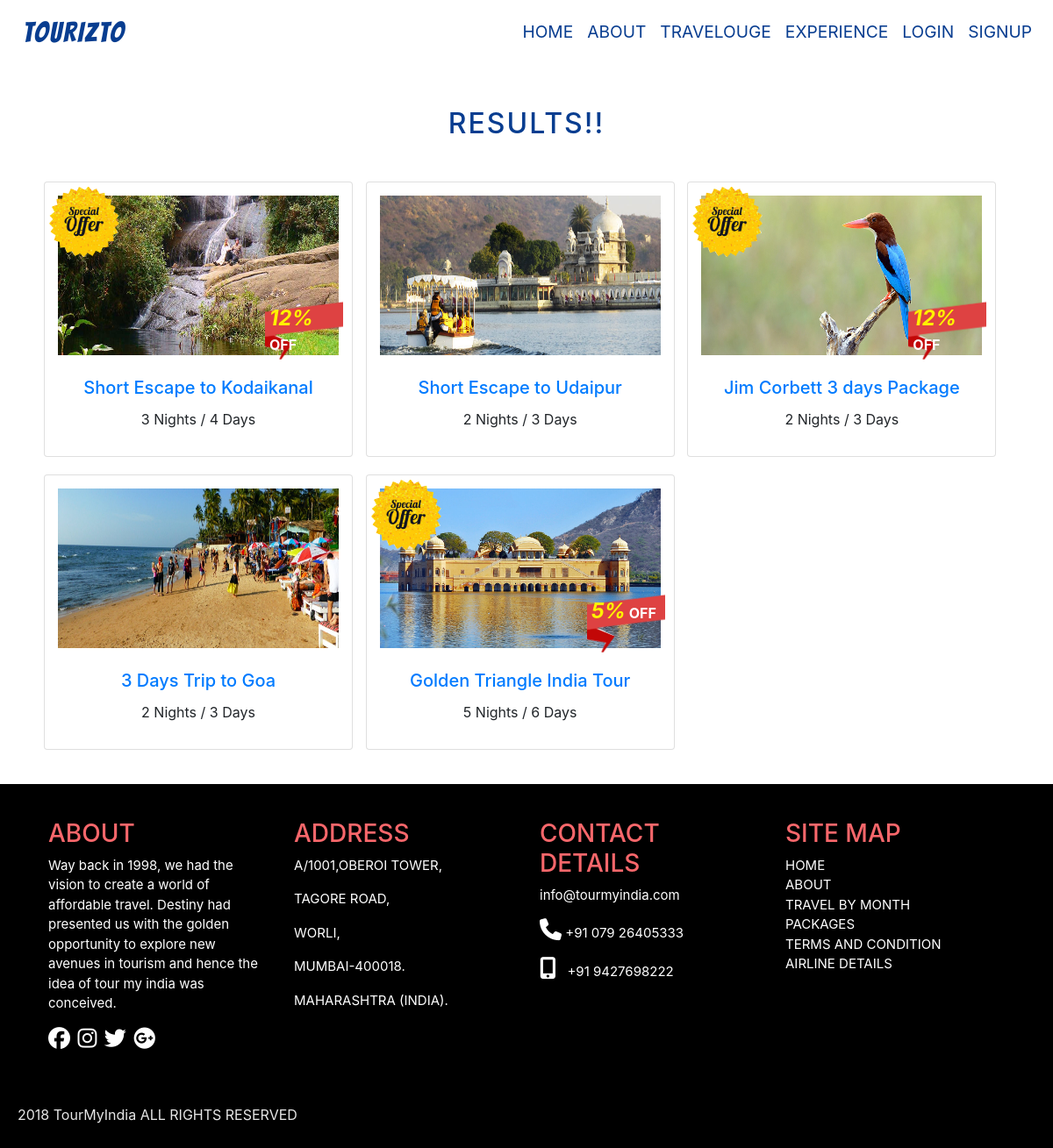
Page /Results/ on the committed database.
### TouriztoApp/models.py (models this page shows, shortened)
class Destination(models.Model):
    name = models.CharField(max_length=200, unique=True)
    state = models.CharField(max_length=100)
    duration = models.CharField(max_length=200)
    tagline = models.CharField(max_length=500)
    abstract = models.CharField(max_length=500)
    description = models.TextField()
    image = models.ImageField(upload_to='pics')
    price = models.IntegerField()
    offer = models.BooleanField(default=False)
    discount = models.IntegerField(default=0)
    highlights = models.TextField()
    itenary_titles = models.TextField()
    itenary = models.TextField()
    likes = models.ManyToManyField(User, related_name='likes', blank=True)

### TouriztoApp/views.py (the view)
# urls.py: path('Results/', views.search, name='search'),
def search(request):
    query = request.GET.get('q')
    if query:
        dests = Destination.objects.filter(Q(name__icontains=query) | Q(tagline__icontains=query) | Q(state__icontains=query) | Q(description__icontains=query) | Q(duration__icontains=query) | Q(itenary__icontains=query))
        print(dests)
    else:
        dests = Destination.objects.all().order_by('-id')
    context = {'dests':dests}
    return render(request, 'search.html', context)

### templates/search.html (shortened to what this page needs)
{% extends 'layout.html' %}
{% load static %}
{% block csscontent %}
    <link rel="stylesheet" type="text/css" href="{% static 'css/home.css' %}">
{% endblock %}
{% block content %}
<div class="container">
    <br>
    <br>
    <h2 class="best text-center ">RESULTS!!</h2>
    <br>
    <div class="grid-container">
        {% for dest in dests %}
        <div class="grid-item">
            <div class="card" style="width:22rem;">
                <div class="img-text">
                    <img src="{{dest.image.url}}" class="card-img-top images" alt="...">
                    {% if dest.offer %}
                    <div class="offer12">
                        <p><span class="percent">{{dest.discount}}%</span> OFF</p></div>
                        <span class="spOffer"></span>
                    {% endif %}
                </div>
                <div class="card-body" style="text-align: center;">
                    <a href="{% url 'view_itenary' dest.id %}"><h5 class="card-title">{{dest.name}}</h5></a>
                    <p class="card-text">{{dest.duration}}</p>
                </div>
            </div>
        </div>
        {% endfor %}
    </div>
<br>
</div>
{% endblock %}

### templates/layout.html (shortened to what this page needs)
{% load static %}
<html lang="en">
<head>
    <link rel="stylesheet" type="text/css" href="{% static 'css/layout.css'%}">
    {% block csscontent %}
    {% endblock %}
    <link rel="stylesheet" href="https://stackpath.bootstrapcdn.com/bootstrap/4.3.1/css/bootstrap.min.css">
    <link href="{% static 'css/owl.theme.default.min.css' %}" rel="stylesheet" type="text/css">
    <link href="{% static 'css/owl.carousel.css' %}" rel="stylesheet" type="text/css">
</head>
<body>
    {% if title == 'Home' or title == 'Contact' %}
    <div class="jumbotron">
        <nav class="navbar navbar-expand-lg navbar-light">
            <a class="navbar-brand" href="{% url 'home' %}" style="font-family: 'Bangers', cursive;font-weight: 400;">TOURIZTO</a>
            <button class="navbar-toggler" type="button" data-toggle="collapse" data-target="#navbarNav" aria-controls="navbarNav" aria-expanded="false" aria-label="Toggle navigation">
              <span class="navbar-toggler-icon"></span>
            </button>
            <div class="collapse navbar-collapse" id="navbarNav">
                {% if user.is_staff %}
                    <ul class="navbar-nav mr-auto">
                        <li class="nav-item">
                            <a class="nav-link" href="{% url 'new_itenary' %}">ADD DESTINATION</a>
                        </li>
                    </ul>
                {% endif %}
                <ul class="navbar-nav ml-auto">
                    <li class="nav-item active">
                        <a class="nav-link" href="{% url 'home' %}">HOME</a>
                    </li>
                    <li class="nav-item">
                        <a class="nav-link" href="{% url 'about' %}">ABOUT</a>
                    </li>
                    <li class="nav-item">
                        <a class="nav-link" href="{% url 'travelouge' %}">TRAVELOUGE</a>
                    </li>
                    <li class="nav-item">
                        <a class="nav-link" href="{% url 'experience' %}">EXPERIENCE</a>
                    </li>
                    {% if user.is_authenticated %}
                    <li class="nav-item dropdown">
                        <a class="nav-link dropdown-toggle" id="navbarDropdown" role="button" data-toggle="dropdown" aria-haspopup="true" aria-expanded="false" style="font-size: 18px;">
                        Welcome <b>{{request.user}}</b>
                        </a>
                        <div class="dropdown-menu" aria-labelledby="navbarDropdown">
                            <a class="dropdown-item" href="{% url 'profile' %}">My Pofile</a>
                            <a class="dropdown-item" href="{% url 'mybookings' %}">My Bookings</a>
                            <a class="dropdown-item" href="{% url 'logoutview' %}">Logout</a>
                        </div>
                    </li>
                    {% else %}
                    <li class="nav-item" type="button" data-toggle="modal" data-target="#loginModal">
                        <a class="nav-link">LOGIN</a>
                    </li>
                    <li class="nav-item" type="button" data-toggle="modal" data-target="#signupModal">
                        <a class="nav-link">SIGNUP</a>
                    </li>
                    {% endif %}
                    <li class="nav-item">
                        <a href="{% url 'chatbot' %}">
                            <img src="{% static 'img/chat-big1.gif' %}" width="50" height="50" style="padding: 7;">
                        </a>
                    </li>
                </ul>
            </div>
        </nav>
        <br>
        <br>
        {% if title == 'Home' %}
        <div class="text-capitalize text-center">
            <br><br><br><br><br><br><br><br><br>
            <form method="GET" action="{% url 'search' %}" class="searchform">
                <fieldset>
                    <h1 style="color: aliceblue;">Discover an Amazing City</h1>
                </fieldset>
                <input size="50" name="q" value="{{request.GET.q}}" placeholder="Search">
                <button type="submit" class="btn btn-primary">Search</button>
            </form>
        </div>
        {% endif %}
    </div>
    {% else %}
    <nav class="navbar navbar-expand-lg navbar-light">
        <a class="navbar-brand" href="{% url 'home' %}" style="font-family: 'Bangers', cursive;font-weight: 400;">TOURIZTO</a>
        <div class="collapse navbar-collapse" id="navbarNav">
            <ul class="navbar-nav ml-auto">
                <li class="nav-item active">
                    <a class="nav-link" href="{% url 'home' %}">HOME</a>
                </li>
                <li class="nav-item">
                    <a class="nav-link" href="{% url 'about' %}">ABOUT</a>
                </li>
                <li class="nav-item">
                    <a class="nav-link" href="{% url 'travelouge' %}">TRAVELOUGE</a>
                </li>
                <li class="nav-item">
                    <a class="nav-link" href="{% url 'experience' %}">EXPERIENCE</a>
                </li>
                {% if user.is_authenticated %}
                <li class="nav-item dropdown">
                    <a class="nav-link dropdown-toggle" id="navbarDropdown" role="button" data-toggle="dropdown" aria-haspopup="true" aria-expanded="false" style="font-size: 18px;">
                    Welcome <b>{{request.user}}</b>
                    </a>
                    <div class="dropdown-menu" aria-labelledby="navbarDropdown">
                        <a class="dropdown-item" href="{% url 'profile' %}">My Pofile</a>
                        <a class="dropdown-item" href="{% url 'mybookings' %}">My Bookings</a>
                        <a class="dropdown-item" href="{% url 'new_review' %}">Share Review</a>
                        {% if user.is_staff %}
                        <a class="dropdown-item" href="{% url 'new_blog' %}">New Blog</a>
                        {% endif %}
                        <a class="dropdown-item" href="{% url 'logoutview' %}" style="padding: 0%;">Logout</a>
                    </div>
                </li>
                {% else %}
                <li class="nav-item" type="button" data-toggle="modal" data-target="#loginModal">
                    <a class="nav-link">LOGIN</a>
                </li>
                <li class="nav-item" type="button" data-toggle="modal" data-target="#signupModal">
                    <a class="nav-link">SIGNUP</a>
                </li>
                {% endif %}
            </ul>
        </div>
    </nav>
    {% endif %}
    {% block content %}
    {% endblock %}
    <div class="footer">
        <div class="container">
            <div class="row">
        <div class="col-md-3 col-sm-4 ">
            <h3 >ABOUT</a></h3>
            <p>Way back in 1998, we had the vision to create a world of affordable travel. Destiny had presented us with the golden opportunity to explore new avenues in tourism and hence the idea of tour my india was conceived.</p>
        </div>
        <div class="col-md-3 col-sm-4 ">
            <h3>ADDRESS</h3>
            <p>A/1001,OBEROI TOWER,</p>
            <p>TAGORE ROAD,</p>
            <p>WORLI,</p>
            <p> MUMBAI-400018.</p>
            <p>MAHARASHTRA (INDIA).</p>
        </div>
        <div class="col-md-3 col-sm-4">
            <h3>CONTACT DETAILS</h3>
            <p>info@tourmyindia.com</p>
            <p><i class="fa fa-phone" aria-hidden="true"></i>   +91 079 26405333</p>
            <p><i class="fa fa-mobile" aria-hidden="true"></i> &nbsp +91 9427698222</p>
        </div>
        <div class="col-md-3 col-sm-4">
            <h3>SITE MAP</h3>
            <a href="#" id="idk">HOME</a><br>
            <a href="#" id="idk">ABOUT</a><br>
            <a href="#" id="idk">TRAVEL BY MONTH</a><br>
            <a href="#"id="idk">PACKAGES</a><br>
            <a href="#" id="idk">TERMS AND CONDITION</a><br>
            <a href="#" id="idk">AIRLINE DETAILS</a>
        </div>
    </div>
            <div>
                <a href="https://www.facebook.com/" id="idk"><i class="fab fa-facebook"></i></a>&nbsp
                <a href="https://www.instagram.com/" id="idk">    <i class="fab fa-instagram"></i></a>&nbsp
                <a href="https://twitter.com/login" id="idk">     <i class="fab fa-twitter"></i></a>&nbsp
                <a href="https://aboutme.google.com/u/0/?referer=gplus" id="idk">     <i class="fab fa-google-plus"></i></a>
            </div>
        </div>
    </div>
    <div class="footer2">
        <p>  2018 TourMyIndia ALL RIGHTS RESERVED</p>
    </div>
</body>
</html>

### static/css/layout.css (style rules this page uses)
* { padding:0; margin: 0; }
.nav-link { font-size: 1.2em !important; color: #083d90 !important; }
.nav-item a { border-bottom: 2px solid #ffffff00; }
.navbar-brand { color: #083d90!important; font-size: 2em!important; padding-left: 10px; letter-spacing: 2px; font-weight: 600; }
.footer { background-color: #000; color: #fff; font-size: 15px; padding: 40px !important; }
#idk { color:#fff; }
.footer h3 { color:#f9676b; }
.footer2 { background-color: #000; height:70px; color: #e6e6e6; padding: 20px; }
i { font-size: 25px; }

### static/css/home.css (style rules this page uses)
* { padding:0; margin: 0; }
body { font-size:1.5rem; font-style: 'Rambla', sans-serif;; }
.grid-container { display: grid; grid-template-columns: auto auto auto; padding: 5px; }
.grid-item { margin-top: 10px; margin-bottom: 10px; }
.card { border: 0px; }
.offer12 { position: absolute; width: 89px; height: 70px; bottom: 0; right: 0; background-image: url('/static/img/ribbon.png'); background-position: center; background-size: cover; padding-top: 5px; padding-left: 5px; color: #fff; font-weight: 700; }
img { padding: 10px 0 0 10px; }
.percent { padding-top: 10px; font-size: 24px; color: #fff200; padding-bottom: 0px !important; font-weight: 700; font-style:italic; }
.spOffer { width: 80px; height: 80px; background-image: url('/static/img/offer.png'); background-position: center; background-size: cover; display: inline-block; position: absolute; left: -5px; top: -5px; }
.img-text { position: relative; }
.card-title { cursor:pointer; }
.best { letter-spacing: 2px; color: #083d90!important; }
.card { width: 100px; border:0; padding: 10px; }
.card-img-top { height: 15rem; width: 15rem; padding: 5px; }
.images { width: 18rem; height: 12rem !important; }

### rows in the picture
Destination: image (picture), offer True (drawn), discount "12", name "Short Escape to Kodaikanal", duration "3 Nights / 4 Days"
Destination: image (picture), name "Short Escape to Udaipur", duration "2 Nights / 3 Days"
Destination: image (picture), offer True (drawn), discount "12", name "Jim Corbett 3 days Package", duration "2 Nights / 3 Days"
Destination: image (picture), name "3 Days Trip to Goa", duration "2 Nights / 3 Days"
Destination: image (picture), offer True (drawn), discount "5", name "Golden Triangle India Tour", duration "5 Nights / 6 Days"
